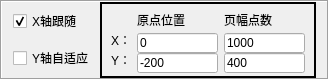
               <widget class="QFrame" name="frame">
                <property name="minimumSize">
                 <size>
                  <width>0</width>
                  <height>80</height>
                 </size>
                </property>
                <property name="maximumSize">
                 <size>
                  <width>16777215</width>
                  <height>80</height>
                 </size>
                </property>
                <property name="frameShape">
                 <enum>QFrame::Box</enum>
                </property>
                <property name="frameShadow">
                 <enum>QFrame::Sunken</enum>
                </property>
                <layout class="QHBoxLayout" name="horizontalLayout_3">
                 <property name="topMargin">
                  <number>0</number>
                 </property>
                 <property name="bottomMargin">
                  <number>0</number>
                 </property>
                 <item>
                  <layout class="QVBoxLayout" name="verticalLayout_3">
                   <item>
                    <widget class="QCheckBox" name="chkTrackX">
                     <property name="text">
                      <string>X轴跟随</string>
                     </property>
                     <property name="checked">
                      <bool>true</bool>
                     </property>
                    </widget>
                   </item>
                   <item>
                    <widget class="QCheckBox" name="chkAdjustY">
                     <property name="text">
                      <string>Y轴自适应</string>
                     </property>
                    </widget>
                   </item>
                  </layout>
                 </item>
                 <item>
                  <widget class="QFrame" name="FramePagePoint">
                   <property name="frameShape">
                    <enum>QFrame::WinPanel</enum>
                   </property>
                   <property name="frameShadow">
                    <enum>QFrame::Plain</enum>
                   </property>
                   <layout class="QGridLayout" name="gridLayout">
                    <item row="0" column="1">
                     <widget class="QLabel" name="lblPointOrigin">
                      <property name="text">
                       <string>原点位置</string>
                      </property>
                     </widget>
                    </item>
                    <item row="0" column="2">
                     <widget class="QLabel" name="lblPointCount">
                      <property name="text">
                       <string>页幅点数</string>
                      </property>
                     </widget>
                    </item>
                    <item row="1" column="0">
                     <widget class="QLabel" name="lblPointCountX">
                      <property name="text">
                       <string>X：</string>
                      </property>
                     </widget>
                    </item>
                    <item row="1" column="1">
                     <widget class="QLineEdit" name="txtPointOriginX">
                      <property name="minimumSize">
                       <size>
                        <width>81</width>
                        <height>20</height>
                       </size>
                      </property>
                      <property name="maximumSize">
                       <size>
                        <width>81</width>
                        <height>20</height>
                       </size>
                      </property>
                      <property name="text">
                       <string>0</string>
                      </property>
                     </widget>
                    </item>
                    <item row="1" column="2">
                     <widget class="QLineEdit" name="txtPointCountX">
                      <property name="minimumSize">
                       <size>
                        <width>81</width>
                        <height>20</height>
                       </size>
                      </property>
                      <property name="maximumSize">
                       <size>
                        <width>81</width>
                        <height>20</height>
                       </size>
                      </property>
                      <property name="focusPolicy">
                       <enum>Qt::StrongFocus</enum>
                      </property>
                      <property name="text">
                       <string>1000</string>
                      </property>
                     </widget>
                    </item>
                    <item row="2" column="0">
                     <widget class="QLabel" name="lblPointCountY">
                      <property name="text">
                       <string>Y：</string>
                      </property>
                     </widget>
                    </item>
                    <item row="2" column="1">
                     <widget class="QLineEdit" name="txtPointOriginY">
                      <property name="minimumSize">
                       <size>
                        <width>81</width>
                        <height>20</height>
                       </size>
                      </property>
                      <property name="maximumSize">
                       <size>
                        <width>81</width>
                        <height>20</height>
                       </size>
                      </property>
                      <property name="text">
                       <string>-200</string>
                      </property>
                     </widget>
                    </item>
                    <item row="2" column="2">
                     <widget class="QLineEdit" name="txtPointCountY">
                      <property name="minimumSize">
                       <size>
                        <width>81</width>
                        <height>20</height>
                       </size>
                      </property>
                      <property name="maximumSize">
                       <size>
                        <width>81</width>
                        <height>20</height>
                       </size>
                      </property>
                      <property name="text">
                       <string>400</string>
                      </property>
                     </widget>
                    </item>
                   </layout>
                  </widget>
                 </item>
                </layout>
               </widget>
